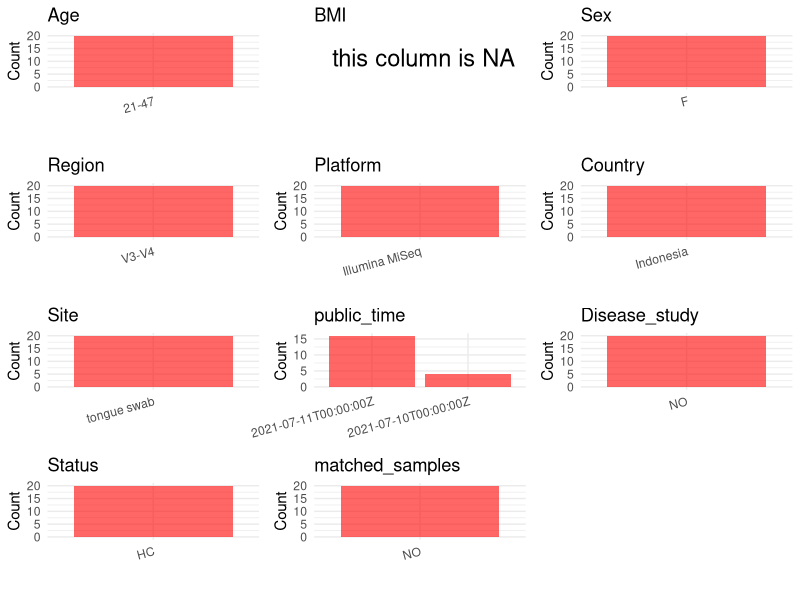

R code for this plot: (Note: this script raises an error after producing the figure.)
## ---- chunk 1
# Load necessary libraries
library(dplyr)
library(ggplot2)
library(cowplot)

# Set working directory (update this path to your local directory)
setwd("E:/bioproject_YL/PRJNA745286")

# Read the initial metadata files
initial_meta <- read.csv("SraRunTable.csv", header = T)

# Display the first few rows of the metadata
head(initial_meta)
## ---- chunk 2
# Create a uniform metadata dataframe
metadata <- data.frame(
  BioProject = initial_meta$BioProject,
  Run = initial_meta$Run,
  sample_name = initial_meta$ID,
  Age = "21-47",
  BMI = NA, 
  Sex = "F",
  Region = "V3-V4",
  Platform = initial_meta$Instrument,
  Country = initial_meta$geo_loc_name_country,
  Site = "tongue swab",
  public_time = initial_meta$ReleaseDate,
  stringsAsFactors=FALSE
)
## ---- chunk 3
# Add information obtained from the publication
metadata$PCR_primers <- "F:5'-TCGTCGGCAGCGTCAGATGTGTATAAGAGACAGCCTACGGGNGGCWGCAG-3′;5′- GTCTCGTGGGCTCGGAGATGTGTATAAGAGACAGG ACTACHVGGGTATCTAATCC−3′"
metadata$title <- "Diversity of oral microbiome of women from urban and rural areas of indonesia A pilot study"
metadata$Disease_study <- "NO"
# Assign disease status based on sample_name patterns
metadata$Status <- "HC"

# Check initial data distribution
cat("Initial sample distribution:\n")
table(metadata$sample_name)
table(metadata$Site)

# Calculate sampling frequency per subject
sample_counts <- table(metadata$sample_name)
cat("\nNumber of samples per subject:\n")
print(sample_counts)

# Create matched_samples column
metadata$matched_samples <- ifelse(metadata$sample_name %in% names(sample_counts[sample_counts >= 2]), "YES", "NO")

cat("\nMatched samples distribution:\n")
table(metadata$matched_samples)

# Identify samples for removal: single samples excluding tongue swab
single_samples <- names(sample_counts[sample_counts == 1])
samples_to_remove <- metadata$sample_name %in% single_samples & 
                     !(metadata$Site %in% c("tongue swab"))

cat("\nNumber of samples to be removed:", sum(samples_to_remove), "\n")

# Remove identified samples
metadata_clean <- metadata[!samples_to_remove, ]

cat("\nFinal sample distribution after cleaning:\n")
table(metadata_clean$sample_name)
table(metadata_clean$Site)
table(metadata_clean$matched_samples)

# Use cleaned dataset for subsequent analysis
metadata <- metadata_clean
## ---- chunk 4
# Check the number of unique runs and sample names
print(paste("Number of unique runs:", length(unique(metadata$Run))))
print(paste("Number of unique sample names:", length(unique(metadata$sample_name))))
## ---- chunk 5
# Select columns for visualization
plot_data <- metadata %>%
  select(-BioProject, -Run, -sample_name, -title)

# Function to create simple plots for each column
create_simple_plots <- function(data) {
  plots <- list()
  
  for (col in colnames(data)) {
    # Check if the column is all NA
    if (all(is.na(data[[col]]))) {
      # Create an empty plot with text indicating all NA
      p <- ggplot() +
        annotate("text", x = 0.5, y = 0.5, label = "this column is NA", size = 6) +
        labs(title = col) +
        theme_void()
    } else if (is.numeric(data[[col]])) {
      # Numeric variable: histogram
      p <- ggplot(data, aes(x = .data[[col]])) +
        geom_histogram(fill = "blue", alpha = 0.6, bins = 20, na.rm = TRUE) +
        labs(title = col) +
        theme_minimal()
    } else {
      # Categorical variable: bar plot (remove NA values)
      count_data <- as.data.frame(table(data[[col]], useNA = "ifany"))
      p <- ggplot(count_data, aes(x = reorder(Var1, -Freq), y = Freq)) +
        geom_col(fill = "red", alpha = 0.6) +
        labs(title = col, x = NULL, y = "Count") +
        theme_minimal() +
        theme(axis.text.x = element_text(angle = 15, hjust = 1))
    }
    plots[[col]] <- p
  }
  
  return(plots)
}

# Generate and arrange plots
plots <- create_simple_plots(plot_data)
p<-plot_grid(plots$Age, 
          plots$BMI, 
          plots$Sex, 
          plots$Region, 
          plots$Platform, 
          plots$Country, 
          plots$Site,
          plots$public_time, 
          plots$Disease_study,
          plots$Status,
          plots$matched_samples,
          ncol = 3, align = "hv", axis = "lb")
ggsave("Metadata_Summary.png", plot = p, width = 8, height = 6, dpi = 150)
## ---- chunk 6
knitr::include_graphics("Metadata_Summary.png")
## ---- chunk 7
# Reorder columns to match the desired format
metadata <- metadata[, c(
  "BioProject", "Run", "sample_name", "Age", "BMI", "Sex", 
  "Region", "Platform", "Country", "Site", "public_time", 
  "PCR_primers", "title", "Disease_study", "Status", "matched_samples"
)]

# Export the uniform metadata to a CSV file
write.csv(metadata, file = "metadata.csv", quote = FALSE)
head(metadata)
